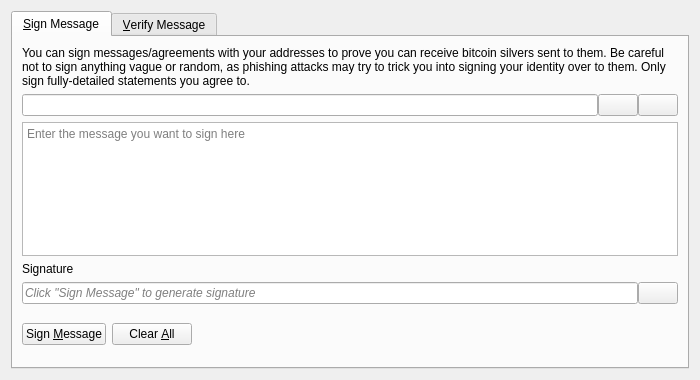
<?xml version="1.0" encoding="UTF-8"?>
<ui version="4.0">
 <class>SignVerifyMessageDialog</class>
 <widget class="QDialog" name="SignVerifyMessageDialog">
  <property name="geometry">
   <rect>
    <x>0</x>
    <y>0</y>
    <width>700</width>
    <height>380</height>
   </rect>
  </property>
  <property name="windowTitle">
   <string>Signatures - Sign / Verify a Message</string>
  </property>
  <property name="modal">
   <bool>true</bool>
  </property>
  <layout class="QVBoxLayout" name="verticalLayout">
   <item>
    <widget class="QTabWidget" name="tabWidget">
     <property name="currentIndex">
      <number>0</number>
     </property>
     <widget class="QWidget" name="tabSignMessage">
      <attribute name="title">
       <string>&amp;Sign Message</string>
      </attribute>
      <layout class="QVBoxLayout" name="verticalLayout_SM">
       <item>
        <widget class="QLabel" name="infoLabel_SM">
         <property name="text">
          <string>You can sign messages/agreements with your addresses to prove you can receive bitcoin silvers sent to them. Be careful not to sign anything vague or random, as phishing attacks may try to trick you into signing your identity over to them. Only sign fully-detailed statements you agree to.</string>
         </property>
         <property name="textFormat">
          <enum>Qt::PlainText</enum>
         </property>
         <property name="wordWrap">
          <bool>true</bool>
         </property>
        </widget>
       </item>
       <item>
        <layout class="QHBoxLayout" name="horizontalLayout_1_SM">
         <property name="spacing">
          <number>0</number>
         </property>
         <item>
          <widget class="QValidatedLineEdit" name="addressIn_SM">
           <property name="toolTip">
            <string>The Bitcoin Silver address to sign the message with</string>
           </property>
          </widget>
         </item>
         <item>
          <widget class="QPushButton" name="addressBookButton_SM">
           <property name="toolTip">
            <string>Choose previously used address</string>
           </property>
           <property name="text">
            <string/>
           </property>
           <property name="icon">
            <iconset resource="../bitcoin_silver.qrc">
             <normaloff>:/icons/address-book</normaloff>:/icons/address-book</iconset>
           </property>
           <property name="shortcut">
            <string>Alt+A</string>
           </property>
           <property name="autoDefault">
            <bool>false</bool>
           </property>
          </widget>
         </item>
         <item>
          <widget class="QPushButton" name="pasteButton_SM">
           <property name="toolTip">
            <string>Paste address from clipboard</string>
           </property>
           <property name="text">
            <string/>
           </property>
           <property name="icon">
            <iconset resource="../bitcoin_silver.qrc">
             <normaloff>:/icons/editpaste</normaloff>:/icons/editpaste</iconset>
           </property>
           <property name="shortcut">
            <string>Alt+P</string>
           </property>
           <property name="autoDefault">
            <bool>false</bool>
           </property>
          </widget>
         </item>
        </layout>
       </item>
       <item>
        <widget class="QPlainTextEdit" name="messageIn_SM">
         <property name="toolTip">
          <string>Enter the message you want to sign here</string>
         </property>
         <property name="placeholderText">
          <string>Enter the message you want to sign here</string>
         </property>
        </widget>
       </item>
       <item>
        <widget class="QLabel" name="signatureLabel_SM">
         <property name="text">
          <string>Signature</string>
         </property>
         <property name="textFormat">
          <enum>Qt::PlainText</enum>
         </property>
        </widget>
       </item>
       <item>
        <layout class="QHBoxLayout" name="horizontalLayout_2_SM">
         <property name="spacing">
          <number>0</number>
         </property>
         <item>
          <widget class="QLineEdit" name="signatureOut_SM">
           <property name="placeholderText">
            <string>Click "Sign Message" to generate signature</string>
           </property>
           <property name="font">
            <font>
             <italic>true</italic>
            </font>
           </property>
           <property name="readOnly">
            <bool>true</bool>
           </property>
          </widget>
         </item>
         <item>
          <widget class="QPushButton" name="copySignatureButton_SM">
           <property name="toolTip">
            <string>Copy the current signature to the system clipboard</string>
           </property>
           <property name="text">
            <string/>
           </property>
           <property name="icon">
            <iconset resource="../bitcoin_silver.qrc">
             <normaloff>:/icons/editcopy</normaloff>:/icons/editcopy</iconset>
           </property>
           <property name="autoDefault">
            <bool>false</bool>
           </property>
          </widget>
         </item>
        </layout>
       </item>
       <item>
        <layout class="QHBoxLayout" name="horizontalLayout_3_SM">
         <item>
          <widget class="QPushButton" name="signMessageButton_SM">
           <property name="toolTip">
            <string>Sign the message to prove you own this Bitcoin_Silver address</string>
           </property>
           <property name="text">
            <string>Sign &amp;Message</string>
           </property>
           <property name="icon">
            <iconset resource="../bitcoin_silver.qrc">
             <normaloff>:/icons/edit</normaloff>:/icons/edit</iconset>
           </property>
           <property name="autoDefault">
            <bool>false</bool>
           </property>
          </widget>
         </item>
         <item>
          <widget class="QPushButton" name="clearButton_SM">
           <property name="toolTip">
            <string>Reset all sign message fields</string>
           </property>
           <property name="text">
            <string>Clear &amp;All</string>
           </property>
           <property name="icon">
            <iconset resource="../bitcoin_silver.qrc">
             <normaloff>:/icons/remove</normaloff>:/icons/remove</iconset>
           </property>
           <property name="autoDefault">
            <bool>false</bool>
           </property>
          </widget>
         </item>
         <item>
          <spacer name="horizontalSpacer_1_SM">
           <property name="orientation">
            <enum>Qt::Horizontal</enum>
           </property>
           <property name="sizeHint" stdset="0">
            <size>
             <width>40</width>
             <height>48</height>
            </size>
           </property>
          </spacer>
         </item>
         <item>
          <widget class="QLabel" name="statusLabel_SM">
           <property name="font">
            <font>
             <weight>75</weight>
             <bold>true</bold>
            </font>
           </property>
           <property name="text">
            <string/>
           </property>
           <property name="wordWrap">
            <bool>true</bool>
           </property>
          </widget>
         </item>
         <item>
          <spacer name="horizontalSpacer_2_SM">
           <property name="orientation">
            <enum>Qt::Horizontal</enum>
           </property>
           <property name="sizeHint" stdset="0">
            <size>
             <width>40</width>
             <height>48</height>
            </size>
           </property>
          </spacer>
         </item>
        </layout>
       </item>
      </layout>
     </widget>
     <widget class="QWidget" name="tabVerifyMessage">
      <attribute name="title">
       <string>&amp;Verify Message</string>
      </attribute>
      <layout class="QVBoxLayout" name="verticalLayout_VM">
       <item>
        <widget class="QLabel" name="infoLabel_VM">
         <property name="text">
          <string>Enter the receiver's address, message (ensure you copy line breaks, spaces, tabs, etc. exactly) and signature below to verify the message. Be careful not to read more into the signature than what is in the signed message itself, to avoid being tricked by a man-in-the-middle attack. Note that this only proves the signing party receives with the address, it cannot prove sendership of any transaction!</string>
         </property>
         <property name="textFormat">
          <enum>Qt::PlainText</enum>
         </property>
         <property name="alignment">
          <set>Qt::AlignLeading|Qt::AlignLeft|Qt::AlignTop</set>
         </property>
         <property name="wordWrap">
          <bool>true</bool>
         </property>
        </widget>
       </item>
       <item>
        <layout class="QHBoxLayout" name="horizontalLayout_1_VM">
         <property name="spacing">
          <number>0</number>
         </property>
         <item>
          <widget class="QValidatedLineEdit" name="addressIn_VM">
           <property name="toolTip">
            <string>The Bitcoin_Silver address the message was signed with</string>
           </property>
          </widget>
         </item>
         <item>
          <widget class="QPushButton" name="addressBookButton_VM">
           <property name="toolTip">
            <string>Choose previously used address</string>
           </property>
           <property name="text">
            <string/>
           </property>
           <property name="icon">
            <iconset resource="../bitcoin_silver.qrc">
             <normaloff>:/icons/address-book</normaloff>:/icons/address-book</iconset>
           </property>
           <property name="shortcut">
            <string>Alt+A</string>
           </property>
           <property name="autoDefault">
            <bool>false</bool>
           </property>
          </widget>
         </item>
        </layout>
       </item>
       <item>
        <widget class="QPlainTextEdit" name="messageIn_VM">
          <property name="toolTip">
            <string>The signed message to verify</string>
          </property>
          <property name="placeholderText">
            <string>The signed message to verify</string>
          </property>
        </widget>
       </item>
       <item>
        <widget class="QValidatedLineEdit" name="signatureIn_VM">
          <property name="toolTip">
            <string>The signature given when the message was signed</string>
          </property>
          <property name="placeholderText">
            <string>The signature given when the message was signed</string>
          </property>
        </widget>
       </item>
       <item>
        <layout class="QHBoxLayout" name="horizontalLayout_2_VM">
         <item>
          <widget class="QPushButton" name="verifyMessageButton_VM">
           <property name="toolTip">
            <string>Verify the message to ensure it was signed with the specified Bitcoin_Silver address</string>
           </property>
           <property name="text">
            <string>Verify &amp;Message</string>
           </property>
           <property name="icon">
            <iconset resource="../bitcoin_silver.qrc">
             <normaloff>:/icons/transaction_0</normaloff>:/icons/transaction_0</iconset>
           </property>
           <property name="autoDefault">
            <bool>false</bool>
           </property>
          </widget>
         </item>
         <item>
          <widget class="QPushButton" name="clearButton_VM">
           <property name="toolTip">
            <string>Reset all verify message fields</string>
           </property>
           <property name="text">
            <string>Clear &amp;All</string>
           </property>
           <property name="icon">
            <iconset resource="../bitcoin_silver.qrc">
             <normaloff>:/icons/remove</normaloff>:/icons/remove</iconset>
           </property>
           <property name="autoDefault">
            <bool>false</bool>
           </property>
          </widget>
         </item>
         <item>
          <spacer name="horizontalSpacer_1_VM">
           <property name="orientation">
            <enum>Qt::Horizontal</enum>
           </property>
           <property name="sizeHint" stdset="0">
            <size>
             <width>40</width>
             <height>48</height>
            </size>
           </property>
          </spacer>
         </item>
         <item>
          <widget class="QLabel" name="statusLabel_VM">
           <property name="font">
            <font>
             <weight>75</weight>
             <bold>true</bold>
            </font>
           </property>
           <property name="text">
            <string/>
           </property>
           <property name="wordWrap">
            <bool>true</bool>
           </property>
          </widget>
         </item>
         <item>
          <spacer name="horizontalSpacer_2_VM">
           <property name="orientation">
            <enum>Qt::Horizontal</enum>
           </property>
           <property name="sizeHint" stdset="0">
            <size>
             <width>40</width>
             <height>48</height>
            </size>
           </property>
          </spacer>
         </item>
        </layout>
       </item>
      </layout>
     </widget>
    </widget>
   </item>
  </layout>
 </widget>
 <customwidgets>
  <customwidget>
   <class>QValidatedLineEdit</class>
   <extends>QLineEdit</extends>
   <header>qt/qvalidatedlineedit.h</header>
  </customwidget>
 </customwidgets>
 <resources>
  <include location="../bitcoin_silver.qrc"/>
 </resources>
 <connections/>
</ui>
